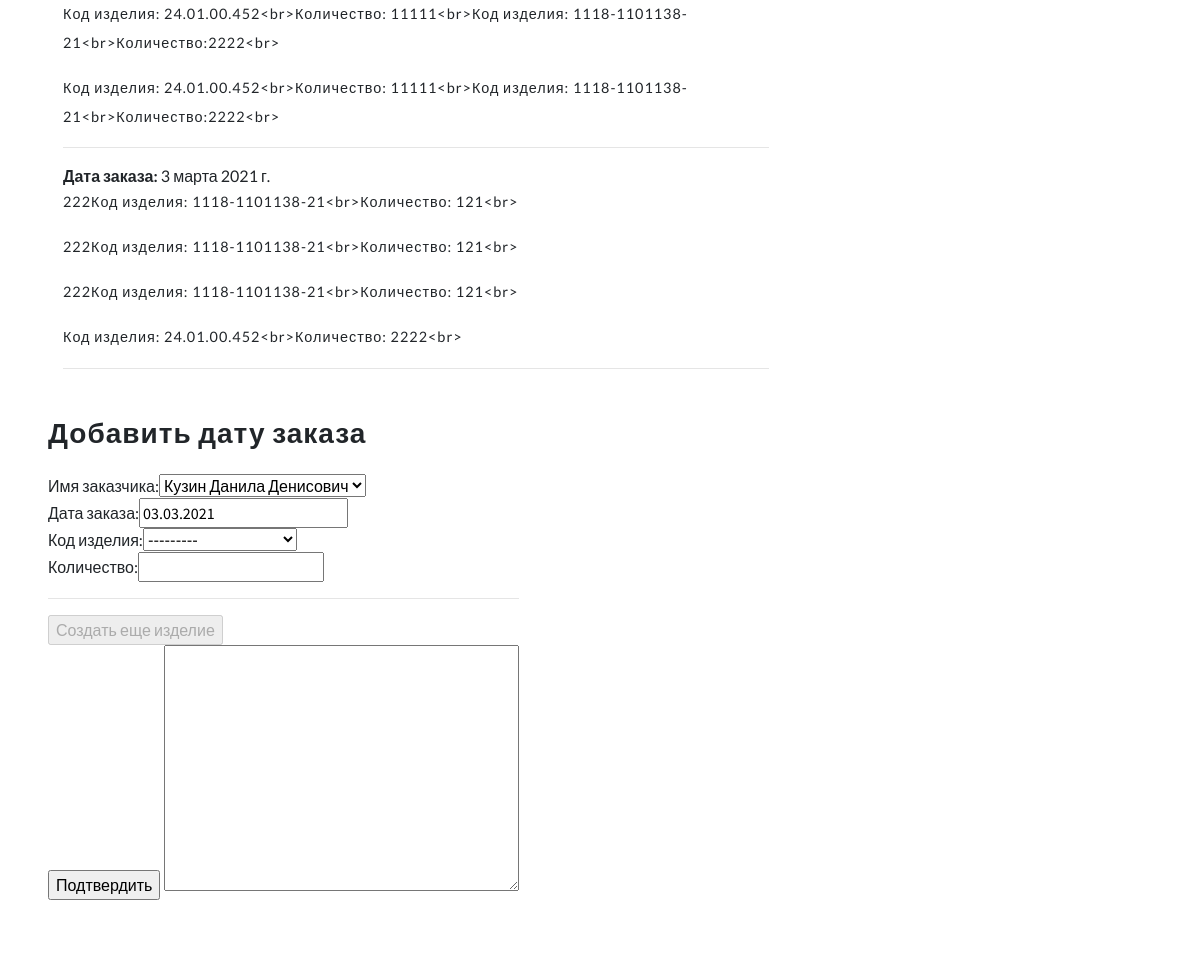
/1/ (signed in, middle part), run on an earlier commit of the app's database.
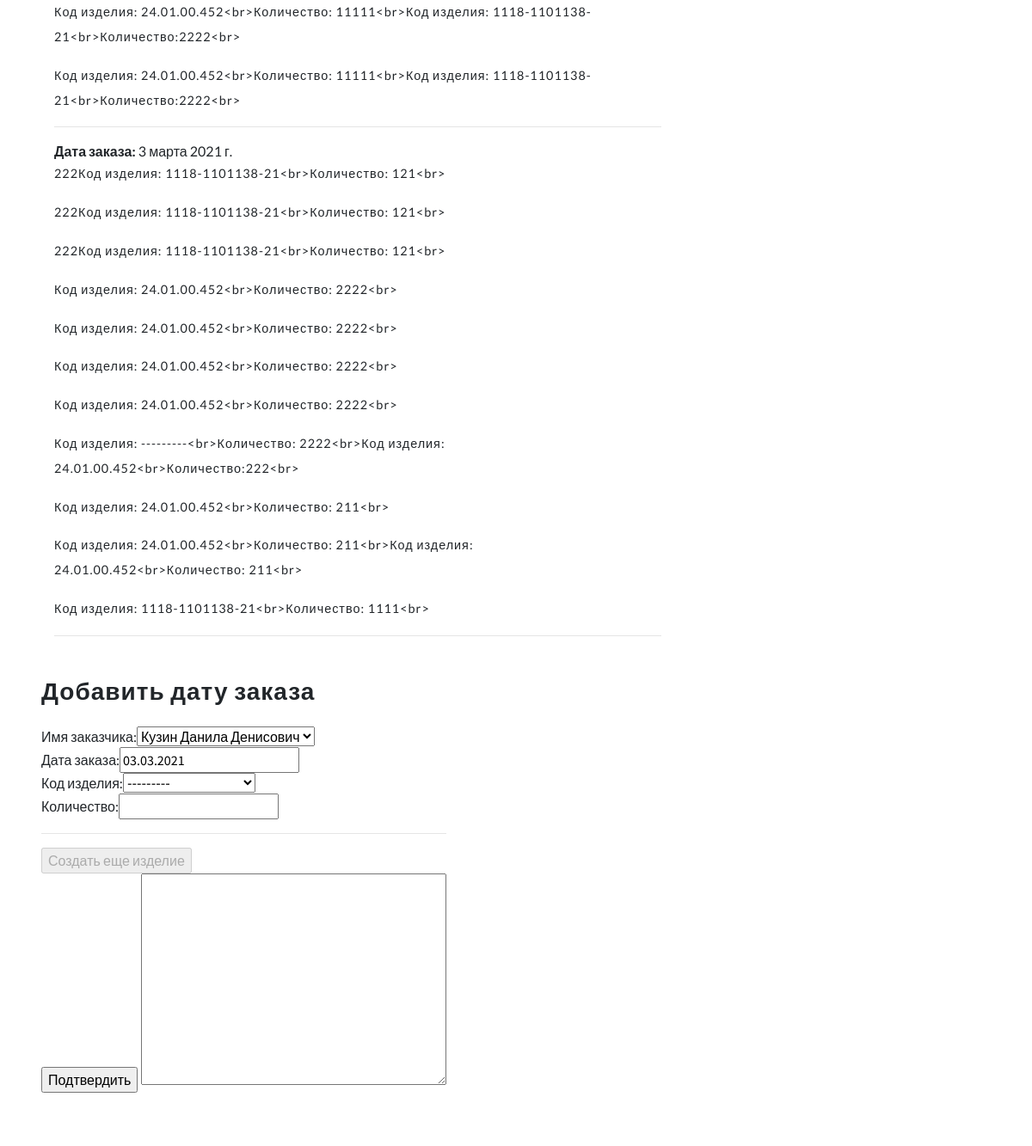
And on a later commit of the database.
### prokes/models.py (models this page shows, shortened)
class CheckoutGoods(models.Model):
    customer_name = models.ForeignKey(Customer, verbose_name="Имя заказчика", on_delete=models.CASCADE)
    date = models.DateField("Дата заказа", default=default_datetime)
    code_goods = models.ForeignKey(Goods, verbose_name="Код изделия", on_delete=models.CASCADE)
    order = models.TextField("Заказ")
    values = models.IntegerField("Количество")
    class Meta:
        verbose_name = "Дата заказа"
        verbose_name_plural = 'Даты заказов'

### prokes/views.py (the view, shortened to what this page needs)
# urls.py: path('<int:pk>/', views.CustomerDetailView, name="customer_detail"),
def CustomerDetailView(request, pk):
    customer = Customer.objects.get(id=pk)
    goods = CheckoutGoods.objects.filter(customer_name=pk)
    date = CheckoutGoods.objects.order_by().values('date').order_by("date").distinct()
    form = CheckoutForm()
    error = ""
    return render(request, "customer/customer_detail.html", {"customer": customer, "goods": goods,
                                                               "form": form, "error": error, "date": date})

### prokes/forms.py
class CheckoutForm(forms.ModelForm):
    class Meta:
        model = CheckoutGoods
        fields = ("customer_name", "date", "code_goods", "values", "order")

### prokes/models.py (called while the page is built)
def default_datetime():
    return datetime.now()

    def __str__(self):
        return self.code

    def __str__(self):
        return self.name

### templates/customer/customer_detail.html (shortened to what this page needs)
{% extends 'customer/base.html' %}
{% block customer %}
    <div class="left-ads-display col-lg-8">
        {% for goods_date in date %}
            <b>Дата заказа: </b>{{ goods_date.date }}<br>
                {% for goods in goods %}
                    {% if goods.date == goods_date.date %}
                        <span id="goods_list">{{ goods.order|linebreaks }}</span>
                    {% endif %}
                {% endfor %}<hr>
        {% endfor %}
        <div class="row sub-para-w3layouts mt-5">
            <form method="post" enctype="multipart/form-data" name="create" id="form_goods_create">
                <h3>Добавить дату заказа</h3><br>
                Имя заказчика:{{ form.customer_name }}<br>
                Дата заказа:{{ form.date }}<br>
                <div id="div_goods" onchange="disable_button()">
                    Код изделия:{{ form.code_goods }}<br>
                    Количество:{{ form.values }}<br><hr>
                </div>
                <input onclick="add_goods_more()" id="more_goods" disabled type="button" value="Создать еще изделие"><br>
                <input type="submit" value="Подтвердить" onclick="add_good()">
                {{ form.order }}
            </form>
        </div>
    </div>
{% endblock customer %}

### templates/customer/base.html
{% extends 'base.html' %}
{% block content %}
    {% if user.is_authenticated %}
        <section class="ab-info-main py-md-5 py-4 editContent" style="padding-left: 3rem; padding-right: 3rem;">
            <div class="container-fluid py-md-3">
                <div class="row">
                    {% block customer %}
                    {% endblock customer %}
                </div>
            </div>
        </section>
    {% else %}
        <h3 align="center">Для просмотра информации пожалуйста <a href="{% url 'account_login' %}" style=" font-weight: 700; text-transform: uppercase;">
            авторизируйтесь</a></h3>
    {% endif %}
{% endblock content %}

### templates/base.html (shortened to what this page needs)
<!DOCTYPE html>
{% load static %}
<html lang="ru">
<head>
    <link rel="stylesheet" href="{% static 'css/bootstrap.css' %}">
    <link rel="stylesheet" href="{% static 'css/style.css' %}" type="text/css" media="all">
    <link href="{% static 'css/font-awesome.css' %}" rel="stylesheet">
</head>
<body>
<div id="page" class="page">
    {% block content %}
    {% endblock content %}
    </div>
</body>
</html>

### static/css/style.css (style rules this page uses)
html, body { margin: 0; font-size: 100%; background: #fff; font-family: 'Lato', sans-serif; scroll-behavior: smooth; }
input[type="button"], input[type="submit"], input[type="text"], input[type="email"], input[type="search"] { transition: 0.5s all; -webkit-transition: 0.5s all; -moz-transition: 0.5s all; -o-transition: 0.5s all; -ms-transition: 0.5s all; font-family: 'Source Sans Pro', sans-serif; }
h1, h2, h3, h4, h5, h6 { margin: 0; letter-spacing: 1px; font-weight: 600; font-family: 'Source Sans Pro', sans-serif; }
p { font-size: 0.9em; line-height: 2em; letter-spacing: 1px; }

What changed in the data, as far as the page shows it:
added CheckoutGoods: order "Код изделия: 24.01.00.452<br>Количество: 2222<br>", shown under "3 марта 2021 г."
added CheckoutGoods: order "Код изделия: 24.01.00.452<br>Количество: 2222<br>", shown under "3 марта 2021 г."
added CheckoutGoods: order "Код изделия: 24.01.00.452<br>Количество: 2222<br>", shown under "3 марта 2021 г."
added CheckoutGoods: order "Код изделия: ---------<br>Количество: 2222<br>Код изделия: 24.01.00.452<br>Количество:222<br>", shown under "3 марта 2021 г."
added CheckoutGoods: order "Код изделия: 24.01.00.452<br>Количество: 211<br>", shown under "3 марта 2021 г."
added CheckoutGoods: order "Код изделия: 24.01.00.452<br>Количество: 211<br>Код изделия: 24.01.00.452<br>Количество: 211<br>", shown under "3 марта 2021 г."
added CheckoutGoods: order "Код изделия: 1118-1101138-21<br>Количество: 1111<br>", shown under "3 марта 2021 г."
